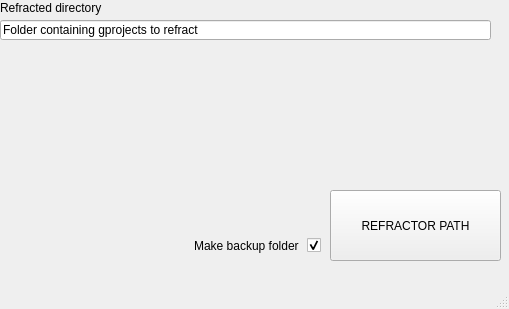
<?xml version="1.0" encoding="UTF-8"?>
<ui version="4.0">
 <class>EnsiRefractor</class>
 <widget class="QMainWindow" name="EnsiRefractor">
  <property name="geometry">
   <rect>
    <x>0</x>
    <y>0</y>
    <width>509</width>
    <height>309</height>
   </rect>
  </property>
  <property name="windowTitle">
   <string>MainWindow</string>
  </property>
  <property name="toolButtonStyle">
   <enum>Qt::ToolButtonIconOnly</enum>
  </property>
  <property name="dockOptions">
   <set>QMainWindow::AllowTabbedDocks|QMainWindow::AnimatedDocks</set>
  </property>
  <widget class="QWidget" name="centralwidget">
   <widget class="QCheckBox" name="checkBox">
    <property name="geometry">
     <rect>
      <x>140</x>
      <y>230</y>
      <width>181</width>
      <height>31</height>
     </rect>
    </property>
    <property name="layoutDirection">
     <enum>Qt::RightToLeft</enum>
    </property>
    <property name="text">
     <string>Make backup folder </string>
    </property>
    <property name="checked">
     <bool>true</bool>
    </property>
   </widget>
   <widget class="QLineEdit" name="lineEdit">
    <property name="geometry">
     <rect>
      <x>0</x>
      <y>20</y>
      <width>491</width>
      <height>20</height>
     </rect>
    </property>
    <property name="text">
     <string>Folder containing gprojects to refract</string>
    </property>
   </widget>
   <widget class="QLabel" name="label">
    <property name="geometry">
     <rect>
      <x>0</x>
      <y>0</y>
      <width>201</width>
      <height>16</height>
     </rect>
    </property>
    <property name="text">
     <string>Refracted directory</string>
    </property>
   </widget>
   <widget class="QPushButton" name="pushButton">
    <property name="geometry">
     <rect>
      <x>330</x>
      <y>190</y>
      <width>171</width>
      <height>71</height>
     </rect>
    </property>
    <property name="text">
     <string>REFRACTOR PATH</string>
    </property>
   </widget>
  </widget>
  <widget class="QMenuBar" name="menubar">
   <property name="geometry">
    <rect>
     <x>0</x>
     <y>0</y>
     <width>509</width>
     <height>21</height>
    </rect>
   </property>
  </widget>
  <widget class="QStatusBar" name="statusbar"/>
 </widget>
 <resources/>
 <connections/>
</ui>
